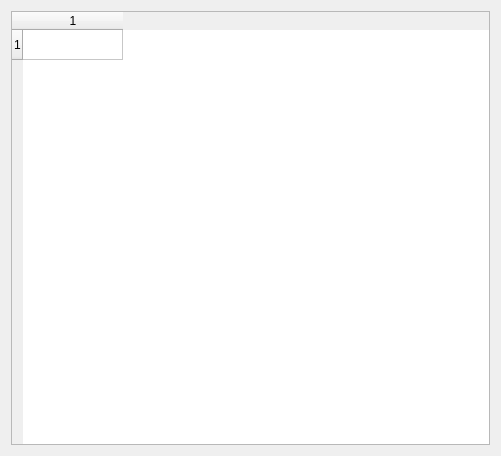
<ui version="4.0" >
 <class>Stress</class>
 <widget class="QWidget" name="Stress" >
  <property name="geometry" >
   <rect>
    <x>0</x>
    <y>0</y>
    <width>501</width>
    <height>456</height>
   </rect>
  </property>
  <property name="windowTitle" >
   <string>Stress for QTango stress</string>
  </property>
  <layout class="QVBoxLayout" name="verticalLayout" >
   <item>
    <widget class="QTableWidget" name="table" >
     <property name="rowCount" >
      <number>1</number>
     </property>
     <property name="columnCount" >
      <number>1</number>
     </property>
     <row/>
     <column/>
    </widget>
   </item>
  </layout>
 </widget>
 <resources/>
 <connections/>
</ui>
